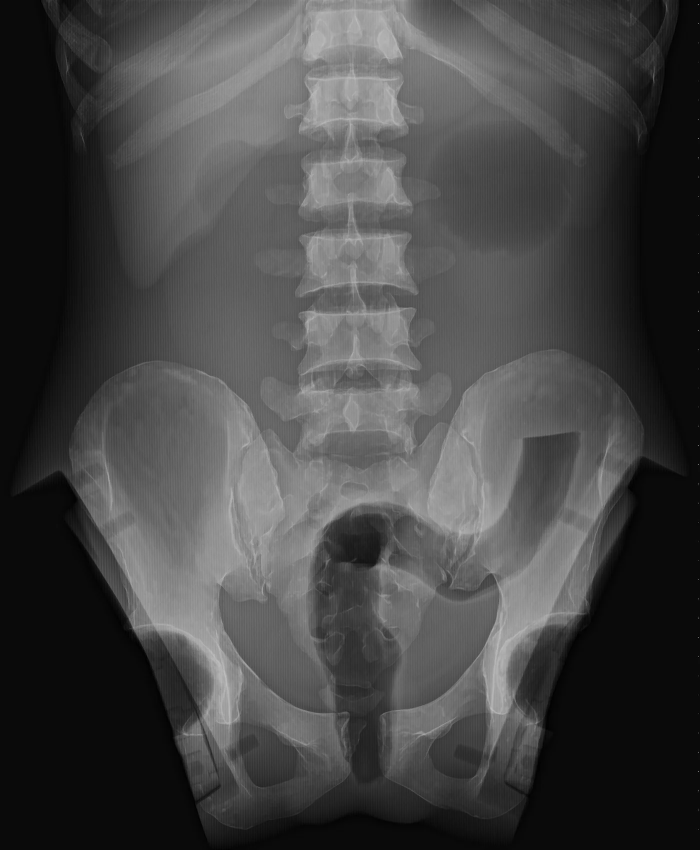
#> input picture images/sesi_03_A.webp, 1400 x 1700 px, given in place of sesi_01_asli.tiff, which was not available (shown at 1/2 size)
$ python main.py
#> lines starting #> are read from the running program, lines starting #| are printed output that depends on the picture; pictures that were not available may be replaced by others from this repository, and a replacement may not be noted
"""
=============================================================
  PROGRAM ENHANCEMENT CITRA RADIOGRAFI MENGGUNAKAN CLAHE
  Versi Final v3 — Semua Perbaikan Terintegrasi
=============================================================
Library  : OpenCV, NumPy, Matplotlib
Fitur    : - Baca TIFF 16-bit dari hasil konversi DICOM
           - Enhancement dengan CLAHE
           - Kalibrasi skala piksel per mm
           - Seleksi ROI lingkaran 10mm
           - Perhitungan SNR & CNR
           - Histogram berbasis data 16-bit asli
           - Tampilan ROI tanpa banding
           - Simpan TIFF + PNG + Grafik per sesi
=============================================================
"""

import cv2
import numpy as np
import matplotlib.pyplot as plt
import matplotlib.gridspec as gridspec
import os

# ============================================================
# VARIABEL GLOBAL
# ============================================================

kalibrasi_points = []


# ============================================================
# FUNGSI HELPER TAMPILAN
# ============================================================

def resize_untuk_tampilan(image, lebar_max=900):
    """Resize untuk tampilan layar saja — data tidak berubah."""
    h, w = image.shape[:2]
    if w > lebar_max:
        skala = lebar_max / w
        kecil = cv2.resize(image, None, fx=skala, fy=skala,
                           interpolation=cv2.INTER_AREA)
        return kecil, skala
    return image.copy(), 1.0


def normalisasi_8bit_global(image):
    """
    Normalisasi gambar 16-bit ke 8-bit menggunakan
    windowing persentil 2-98 untuk kontras optimal.
    """
    arr = image.astype(np.float32)
    p2  = np.percentile(arr, 2)
    p98 = np.percentile(arr, 98)
    if p98 > p2:
        arr = np.clip(arr, p2, p98)
        arr = (arr - p2) / (p98 - p2) * 255
    else:
        arr = np.zeros_like(arr)
    return arr.astype(np.uint8)


# [26 lines left out: functions normalisasi_8bit_lokal, safe_val, not called in this run]


# ============================================================
# FUNGSI UTAMA
# ============================================================

def load_image(path):
    """Membaca gambar TIFF 16-bit atau format lainnya."""
#> called with path = 'output/analisis/sesi_01_asli.tiff'
    image = cv2.imread(path, cv2.IMREAD_UNCHANGED)
#> image is the input picture: shape (1700, 1400, 3); mean B, G, R 70.2, 70.2, 70.2
    if image is None:
        raise ValueError(
            f"Gambar tidak ditemukan: '{path}'\n"
            f"Pastikan nama file dan lokasinya sudah benar."
        )
    if len(image.shape) == 3:
        image = cv2.cvtColor(image, cv2.COLOR_BGR2GRAY)
#> image: shape (1700, 1400)
    if image.dtype == np.uint8:
        image = image.astype(np.uint16) * 257
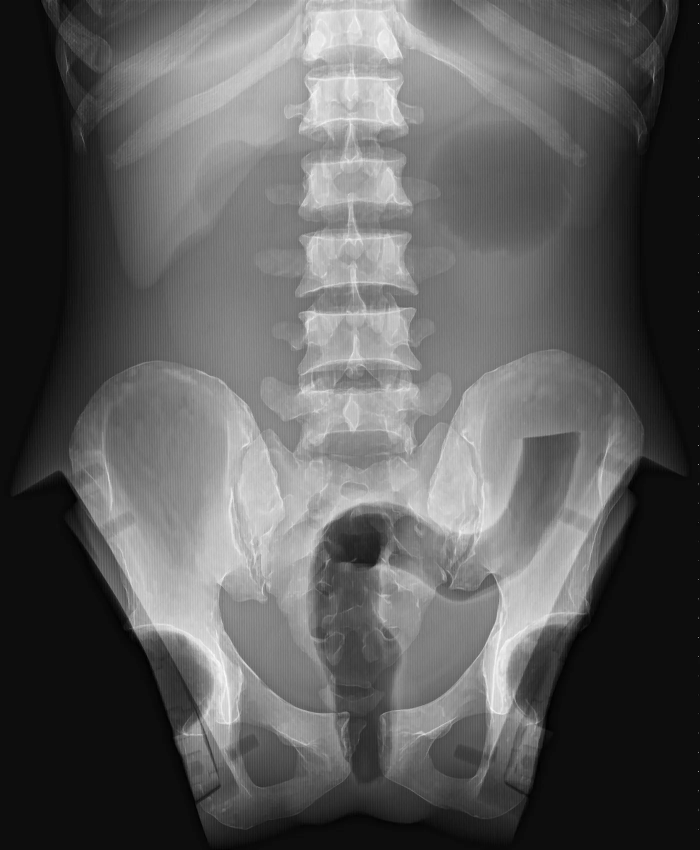
#> image: shape (1700, 1400) uint16 (shown at 1/2 size); min 0, max 49601, mean 18046.9; drawn with min black and max white
    elif image.dtype != np.uint16:
        image = image.astype(np.uint16)

    print(f"[OK] Gambar dimuat   : {path}")
    print(f"     Ukuran          : {image.shape[1]} x {image.shape[0]} piksel")
#|      Ukuran          : 1400 x 1700 piksel
    print(f"     Bit depth       : {image.dtype}")
#|      Bit depth       : uint16
    print(f"     Nilai min       : {image.min()}")
#|      Nilai min       : 0
    print(f"     Nilai max       : {image.max()}")
#|      Nilai max       : 49601
    print(f"     Nilai mean      : {image.mean():.0f}")
#|      Nilai mean      : 18047
    return image


def apply_clahe(image, clip_limit=2.0, tile_grid_size=(8, 8)):
    """Menerapkan CLAHE pada gambar 16-bit."""
#> called with clip_limit = 2, tile_grid_size = (8, 8)
    clahe    = cv2.createCLAHE(clipLimit=clip_limit,
                                tileGridSize=tile_grid_size)
    enhanced = clahe.apply(image)
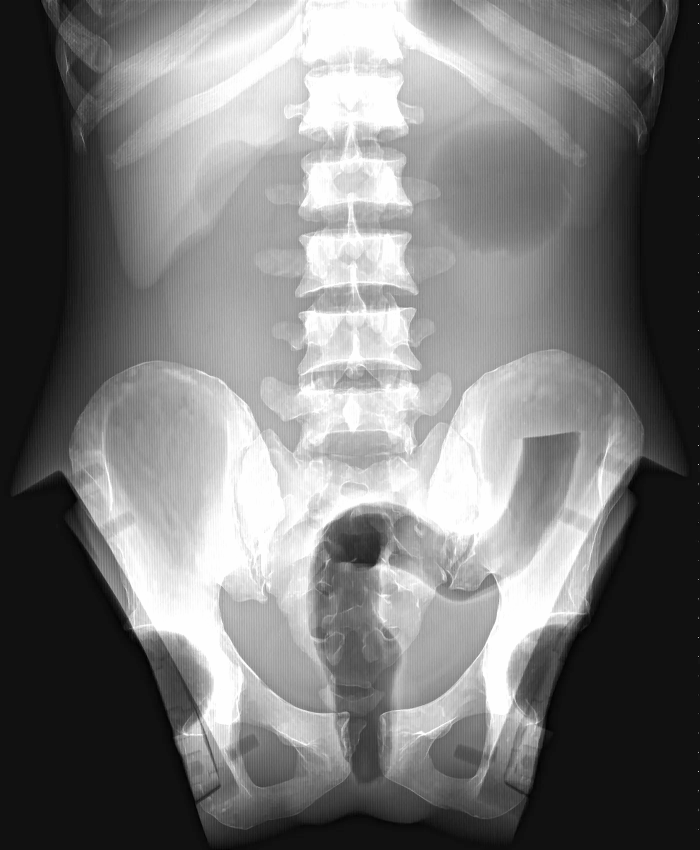
#> enhanced: shape (1700, 1400) uint16 (shown at 1/2 size); min 2, max 65535, mean 31358.8; drawn with min black and max white
    print(f"[OK] CLAHE diterapkan | clipLimit={clip_limit} | "
          f"tileGridSize={tile_grid_size}")
    return enhanced


# [97 lines left out: functions hitung_snr, hitung_cnr, klik_kalibrasi, kalibrasi_skala, not called in this run]


# ============================================================
# FUNGSI SELEKSI ROI LINGKARAN
# ============================================================

def select_roi_lingkaran(image, piksel_per_mm, target_mm=10.0,
                          window_title="Klik tengah ROI"):
    """
    Pilih ROI lingkaran dengan tampilan layar yang wajar.
    Koordinat otomatis dikonversi ke ukuran gambar asli.
    """
    global kalibrasi_points
    kalibrasi_points = []

    radius_piksel = int((target_mm / 2) * piksel_per_mm)

    print(f"\n  [INFO] Target diameter    : {target_mm} mm")
    print(f"  [INFO] Radius dalam piksel: {radius_piksel} px")
    print(f"  Klik titik TENGAH area ROI.")
    print(f"  Tekan ENTER untuk konfirmasi, R untuk mengulang.\n")

    img_kecil, skala_tampil = resize_untuk_tampilan(
        normalisasi_8bit_global(image), lebar_max=900
    )
    img_tampil    = cv2.cvtColor(img_kecil, cv2.COLOR_GRAY2BGR)
    radius_tampil = max(3, int(radius_piksel * skala_tampil))

    cv2.namedWindow(window_title)
    cv2.setMouseCallback(window_title, klik_kalibrasi)

    center_tampil = None
    while True:
        tampil = img_tampil.copy()
        if len(kalibrasi_points) >= 1:
            center_tampil = kalibrasi_points[-1]
            cv2.circle(tampil, center_tampil,
                       radius_tampil, (0, 255, 0), 2)
            cv2.circle(tampil, center_tampil, 4,
                       (0, 255, 0), -1)
            info = (f"Diameter: {target_mm}mm ({radius_piksel*2}px)"
                    f" | ENTER=OK  R=ulang")
            cv2.putText(tampil, info, (10, 30),
                        cv2.FONT_HERSHEY_SIMPLEX, 0.55,
                        (0, 255, 0), 2)

        cv2.imshow(window_title, tampil)
        key = cv2.waitKey(1)
        if key == 13 and center_tampil is not None:
            break
        elif key == ord('r'):
            kalibrasi_points = []
            center_tampil    = None
            print("  [RESET] Klik ulang titik tengah ROI.")

    cv2.destroyAllWindows()

    # Konversi koordinat tampilan → koordinat gambar asli
    cx_asli     = int(center_tampil[0] / skala_tampil)
    cy_asli     = int(center_tampil[1] / skala_tampil)
    center_asli = (cx_asli, cy_asli)

    x = max(0, cx_asli - radius_piksel)
    y = max(0, cy_asli - radius_piksel)
    w = radius_piksel * 2
    h = radius_piksel * 2

    # Pastikan bounding box tidak keluar dari gambar
    img_h, img_w = image.shape[:2]
    x = min(x, img_w - w)
    y = min(y, img_h - h)

    # Buat mask lingkaran pada gambar ASLI
    mask = np.zeros(image.shape, dtype=np.uint8)
    cv2.circle(mask, center_asli, radius_piksel, 255, -1)

    print(f"  [OK] Titik tengah ROI : {center_asli}")
    print(f"  [OK] Diameter aktual  : "
          f"{radius_piksel*2}px = {target_mm}mm")
    return (x, y, w, h), center_asli, radius_piksel, mask


# ============================================================
# FUNGSI VISUALISASI
# ============================================================

# [228 lines left out: function plot_hasil, not called in this run]
def kalibrasi_dari_microdicom():
    """
    Kalibrasi skala menggunakan koordinat dari MicroDicom.
    Lebih akurat karena menggunakan data koordinat fisik
    yang sudah dihitung oleh software DICOM.

    Cara mendapatkan data dari MicroDicom:
    1. Buka file DICOM di MicroDicom
    2. Hover mouse ke titik pertama → catat X px, Y px
    3. Hover mouse ke titik kedua  → catat X px, Y px
    4. Gunakan tool Measure Distance → catat jarak mm
    5. Masukkan nilai-nilai tersebut di bawah ini
    """
    print("\n" + "=" * 60)
    print("  KALIBRASI DARI MICRODICOM")
    print("=" * 60)
    print("  Masukkan koordinat dari MicroDicom")
    print("  (lihat pojok kanan bawah saat hover di gambar)\n")

    print("  ── Titik 1 ──")
    x1_px = float(input("  X titik 1 (piksel): "))
#> the answer given: 1
    y1_px = float(input("  Y titik 1 (piksel): "))
#> the answer given: 1

    print("\n  ── Titik 2 ──")
    x2_px = float(input("  X titik 2 (piksel): "))
#> the answer given: 3
    y2_px = float(input("  Y titik 2 (piksel): "))
#> the answer given: 3

    print("\n  ── Jarak dari Measure Distance ──")
    jarak_mm = float(input("  Jarak (mm) dari MicroDicom: "))
#> the answer given: 3

    # Hitung jarak dalam piksel
    jarak_px = np.sqrt((x2_px - x1_px)**2 +
                       (y2_px - y1_px)**2)

    # Hitung skala
    piksel_per_mm = jarak_px / jarak_mm

    print(f"\n  [OK] Titik 1          : ({x1_px}, {y1_px}) px")
    print(f"  [OK] Titik 2          : ({x2_px}, {y2_px}) px")
    print(f"  [OK] Jarak piksel     : {jarak_px:.2f} px")
    print(f"  [OK] Jarak asli       : {jarak_mm} mm")
    print(f"  [OK] Skala            : {piksel_per_mm:.4f} px/mm")
    print(f"  [OK] Resolusi spasial : {1/piksel_per_mm:.4f} mm/px")
    return piksel_per_mm


# [36 lines left out: function kalibrasi_dari_pixel_spacing, not called in this run]

# ============================================================
# PROGRAM UTAMA
# ============================================================

# Variabel global untuk mask — diakses oleh plot_hasil
mask_s_global = None

def main():
    global mask_s_global

    print("=" * 60)
    print("  CLAHE ENHANCEMENT — CITRA RADIOGRAFI")
    print("=" * 60)

    # ----------------------------------------------------------
    # 1. LOAD GAMBAR
    # ✏️  Ganti NO_SESI setiap kali proses sesi baru (01-20)
    # ----------------------------------------------------------
    NO_SESI     = '01'
    PATH_GAMBAR = f'output/analisis/sesi_{NO_SESI}_asli.tiff'

    original = load_image(PATH_GAMBAR)

    # ----------------------------------------------------------
    # 2. PARAMETER CLAHE
    # ----------------------------------------------------------
    CLIP_LIMIT     = 2.0
    TILE_GRID_SIZE = (8, 8)

    enhanced = apply_clahe(original,
                           clip_limit=CLIP_LIMIT,
                           tile_grid_size=TILE_GRID_SIZE)

    # ----------------------------------------------------------
    # ----------------------------------------------------------
    # 2.5 KALIBRASI SKALA
    # ----------------------------------------------------------
    # Pilih mode kalibrasi:
    # 'manual'   = klik 2 titik di jendela gambar
    # 'dicom'    = input langsung dari MicroDicom
    # 'otomatis' = hitung dari pixel spacing DICOM
    MODE_KALIBRASI = 'dicom'

    if MODE_KALIBRASI == 'manual':
        piksel_per_mm = kalibrasi_skala(original)

    elif MODE_KALIBRASI == 'dicom':
        piksel_per_mm = kalibrasi_dari_microdicom()

    elif MODE_KALIBRASI == 'otomatis':
        piksel_per_mm = kalibrasi_dari_pixel_spacing(
            f'dicom/sesi_{NO_SESI}_asli.dcm'
        )
        # ----------------------------------------------------------
        # 3. PILIH ROI SIGNAL — Corpus Vertebra L3/L4
        # ----------------------------------------------------------
        print("\n" + "=" * 60)
        print("  LANGKAH 1: Pilih ROI SIGNAL")
        print("  → Klik tepat di tengah corpus vertebra L3 atau L4")
        print("    (tulang terang berbentuk kotak di tengah gambar)")
        print("=" * 60)
        roi_signal, center_s, radius_s, mask_s = select_roi_lingkaran(
            original, piksel_per_mm, target_mm=10.0,
            window_title="ROI SIGNAL — Corpus Vertebra L3/L4"
        )
        mask_s_global = mask_s

    # ----------------------------------------------------------
    # 4. PILIH ROI BACKGROUND — Otot Psoas
    # ----------------------------------------------------------
    print("\n" + "=" * 60)
    print("  LANGKAH 2: Pilih ROI BACKGROUND")
    print("  → Klik di otot psoas KIRI atau KANAN vertebra")
    print("    (area abu-abu homogen di sisi tulang belakang)")
    print("  → JANGAN klik di area hitam di luar tubuh!")
    print("=" * 60)
    roi_bg, center_b, radius_b, mask_b = select_roi_lingkaran(
        original, piksel_per_mm, target_mm=10.0,
        window_title="ROI BACKGROUND — Otot Psoas"
    )
#> in normalisasi_8bit_global, `p2  = np.percentile(arr, 2)`: p2 = 2056
#> in normalisasi_8bit_global, `p98 = np.percentile(arr, 98)`: p98 = 40092
#> in resize_untuk_tampilan, `h, w = image.shape[:2]`: h = 1700; w = 1400
#> in resize_untuk_tampilan, `skala = lebar_max / w`: skala = 0.643
#> in resize_untuk_tampilan, `kecil = cv2.resize(image, None, fx=skala, fy=skala, interpolation=cv2...`:
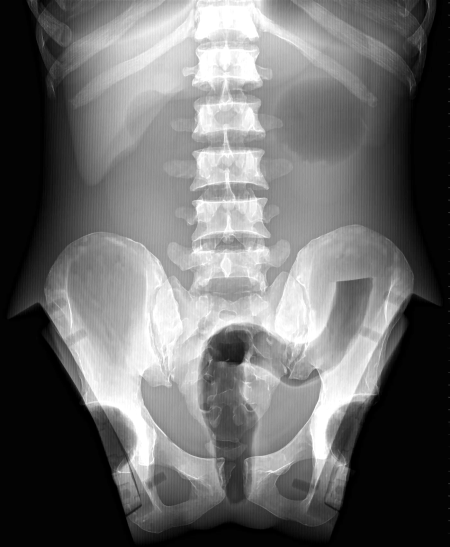
#> kecil: shape (1093, 900) (shown at 1/2 size); min 0, max 255, mean 106.5
#> in select_roi_lingkaran, `radius_tampil = max(3, int(radius_piksel * skala_tampil))`: radius_tampil = 3
#> (key Esc is pressed here)

    # ----------------------------------------------------------
    # 5. AMBIL PIKSEL DALAM MASK LINGKARAN (data 16-bit asli)
    # ----------------------------------------------------------
    roi_orig_signal = original[mask_s == 255]
    roi_enh_signal  = enhanced[mask_s == 255]
    roi_orig_bg     = original[mask_b == 255]
    roi_enh_bg      = enhanced[mask_b == 255]

    # ----------------------------------------------------------
    # 6. HITUNG SNR & CNR
    # ----------------------------------------------------------
    print("\n" + "=" * 60)
    print("  HASIL PERHITUNGAN")
    print("=" * 60)

    snr_before = hitung_snr(roi_orig_signal, roi_orig_bg)
    snr_after  = hitung_snr(roi_enh_signal,  roi_enh_bg)
    cnr_before = hitung_cnr(roi_orig_signal, roi_orig_bg)
    cnr_after  = hitung_cnr(roi_enh_signal,  roi_enh_bg)

    def fmt(v):
        return 'inf' if np.isinf(v) else f'{v:.4f}'

    print(f"\n  SNR Sebelum CLAHE : {fmt(snr_before)}")
    print(f"  SNR Sesudah CLAHE : {fmt(snr_after)}")
    if not np.isinf(snr_before) and not np.isinf(snr_after):
        delta = snr_after - snr_before
        print(f"  Perubahan SNR     : "
              f"{'+' if delta >= 0 else ''}{delta:.4f}")

    print(f"\n  CNR Sebelum CLAHE : {fmt(cnr_before)}")
    print(f"  CNR Sesudah CLAHE : {fmt(cnr_after)}")
    if not np.isinf(cnr_before) and not np.isinf(cnr_after):
        delta = cnr_after - cnr_before
        print(f"  Perubahan CNR     : "
              f"{'+' if delta >= 0 else ''}{delta:.4f}")

    print(f"\n  Mean Signal Asli  : {np.mean(roi_orig_signal):.2f}")
    print(f"  Mean Signal CLAHE : {np.mean(roi_enh_signal):.2f}")
    print(f"  Std BG Asli       : {np.std(roi_orig_bg):.2f}")
    print(f"  Std BG CLAHE      : {np.std(roi_enh_bg):.2f}")

    # Peringatan jika SNR/CNR = inf
    if np.isinf(snr_before) or np.isinf(cnr_before):
        print(f"\n  [PERINGATAN] SNR/CNR Sebelum = inf")
        print(f"  Std Dev Background = 0 → ROI Background")
        print(f"  kemungkinan berada di area yang terlalu homogen.")
        print(f"  Coba jalankan ulang dan letakkan ROI Background")
        print(f"  di otot psoas (area abu-abu di sisi vertebra).")

    print("=" * 60)

    # ----------------------------------------------------------
    # 7. SIMPAN GAMBAR HASIL
    # ----------------------------------------------------------
    os.makedirs('output/analisis', exist_ok=True)
    os.makedirs('output/vga',      exist_ok=True)
    os.makedirs('output/grafik',   exist_ok=True)

    # TIFF 16-bit hasil CLAHE
    path_clahe_tiff = f'output/analisis/sesi_{NO_SESI}_clahe.tiff'
    cv2.imwrite(path_clahe_tiff, enhanced)
    print(f"\n[OK] TIFF CLAHE disimpan : {path_clahe_tiff}")

    # PNG 8-bit untuk VGA
    enhanced_8bit  = normalisasi_8bit_global(enhanced)
    path_clahe_png = f'output/vga/sesi_{NO_SESI}_clahe.png'
    cv2.imwrite(path_clahe_png, enhanced_8bit)
    print(f"[OK] PNG VGA disimpan    : {path_clahe_png}")

    # ----------------------------------------------------------
    # 8. TAMPILKAN & SIMPAN GRAFIK
    # ----------------------------------------------------------
    path_grafik = f'output/grafik/sesi_{NO_SESI}_hasil.png'
    plot_hasil(
        original, enhanced,
        roi_orig_signal, roi_enh_signal,
        roi_orig_bg,     roi_enh_bg,
        roi_signal, center_s, radius_s,
        roi_bg,     center_b, radius_b,
        snr_before, snr_after,
        cnr_before, cnr_after,
        path_grafik
    )

    print(f"\n[SELESAI] Sesi {NO_SESI} berhasil diproses!")
    no_berikut = f"{int(NO_SESI)+1:02d}"
    print(f"\n  Untuk sesi berikutnya:")
    print(f"  Ubah NO_SESI = '{NO_SESI}' → '{no_berikut}'")
    print(f"  lalu jalankan ulang program.\n")


# ============================================================
if __name__ == "__main__":
    main()
